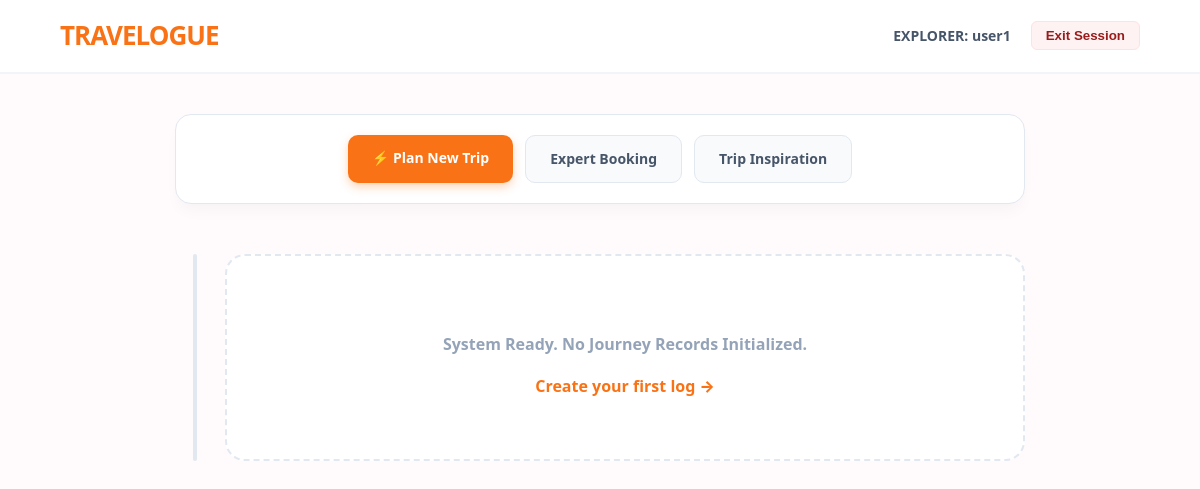
The app's page / (signed in), older data.
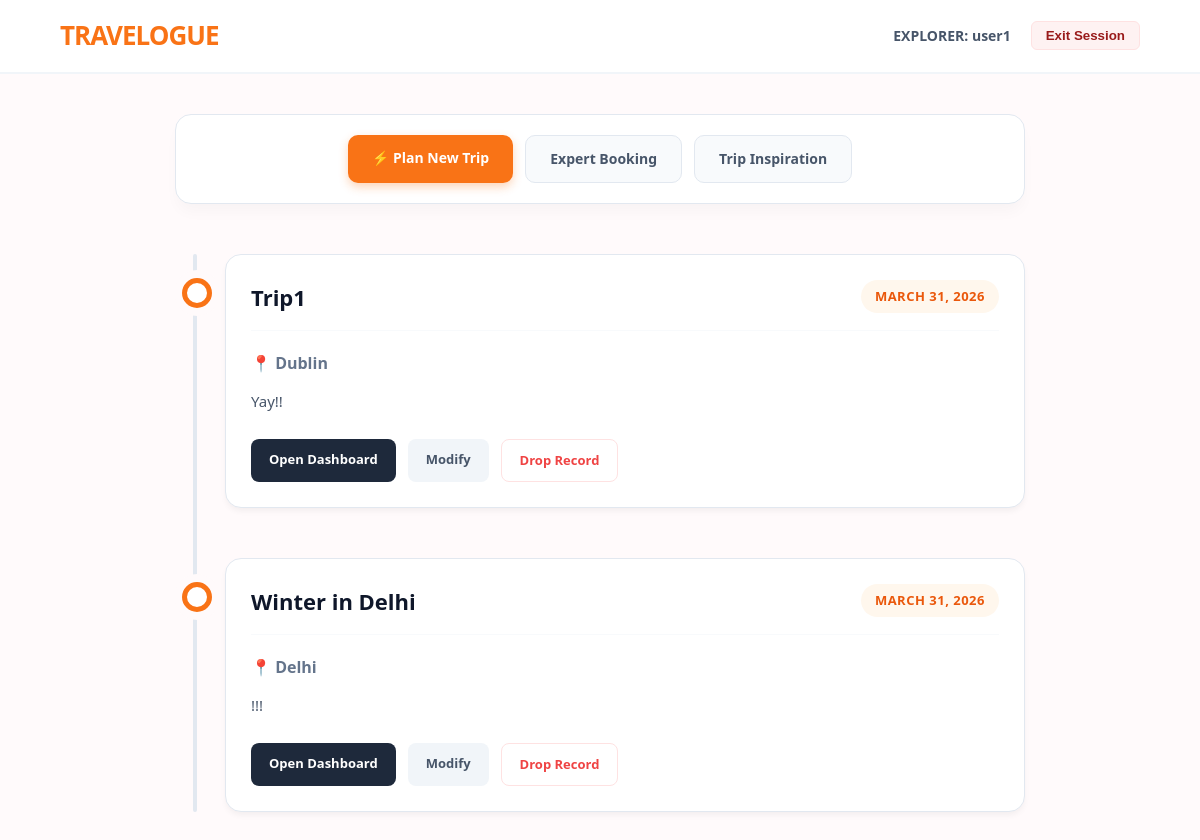
The same page, newer data.
### journeys/models.py (models this page shows, shortened)
class Journey(models.Model):
    user = models.ForeignKey(User, on_delete=models.CASCADE)
    title = models.CharField(max_length=100)
    trip_date = models.DateField(null=True, blank=True)
    description = models.TextField(blank=True)
    city = models.CharField(max_length=100, null=True, blank=True)
    latitude = models.FloatField(null=True, blank=True)
    longitude = models.FloatField(null=True, blank=True)

### journeys/views.py (the view)
# urls.py: path('', views.journey_list, name='journey_list'),
@login_required
def journey_list(request):
    journeys = Journey.objects.filter(user=request.user)
    return render(request, 'journeys/journey_list.html', {'journeys': journeys})

### journeys/templates/journeys/journey_list.html (shortened to what this page needs)
<!DOCTYPE html>
<html>
<head>
</head>
<body>
<div class="navbar">
    <h1 class="navbar-brand">TRAVELOGUE</h1>
    <div class="user-menu">
        <span>EXPLORER: <strong>{{ request.user.username }}</strong></span>
        <form action="{% url 'logout' %}" method="post" style="display:inline;">
            <button type="submit" class="btn-logout">Exit Session</button>
        </form>
    </div>
</div>
<div class="container">
    <div class="toolbar">
        <a href="{% url 'journey_create' %}" class="btn btn-primary">⚡ Plan New Trip</a>
        <a href="{% url 'available_consultations' %}" class="btn btn-secondary">Expert Booking</a>
        <a href="{% url 'surprise_me' %}" class="btn btn-secondary">Trip Inspiration</a>
    </div>
    <div class="timeline">
        {% for journey in journeys %}
            <div class="timeline-item">
                <div class="card">
                    <div class="card-header">
                        <h2 class="card-title">{{ journey.title }}</h2>
                        <div class="card-date">{{ journey.trip_date }}</div>
                    </div>
                    <div class="card-location">📍 {{ journey.city }}</div>
                    <p class="card-desc">{{ journey.description|default:"No description logs found for this entry." }}</p>
                    <div class="card-actions">
                        <a href="{% url 'journey_detail' journey.id %}" class="btn-action btn-manage">Open Dashboard</a>
                        <a href="{% url 'journey_update' journey.id %}" class="btn-action btn-edit">Modify</a>
                        <a href="{% url 'journey_delete' journey.id %}" class="btn-action btn-delete">Drop Record</a>
                    </div>
                </div>
            </div>
        {% empty %}
            <div style="padding: 60px 20px; background: #ffffff; border: 2px dashed #e2e8f0; border-radius: 20px; text-align: center;">
                <p style="color: #94a3b8; font-weight: 600;">System Ready. No Journey Records Initialized.</p>
                <a href="{% url 'journey_create' %}" style="color: #f97316; font-weight: 800; text-decoration: none;">Create your first log →</a>
            </div>
        {% endfor %}
    </div>
</div>
</body>
</html>

Row changes from the older to the newer data that the page shows:
added Journey: title "Trip1", trip_date "MARCH 31, 2026", city "Dublin", description "Yay!!"
added Journey: title "Winter in Delhi", trip_date "MARCH 31, 2026", city "Delhi", description "!!!"
Text that changed along with them:
text no longer shown: "System Ready. No Journey Records Initialized. Create your first log →"
